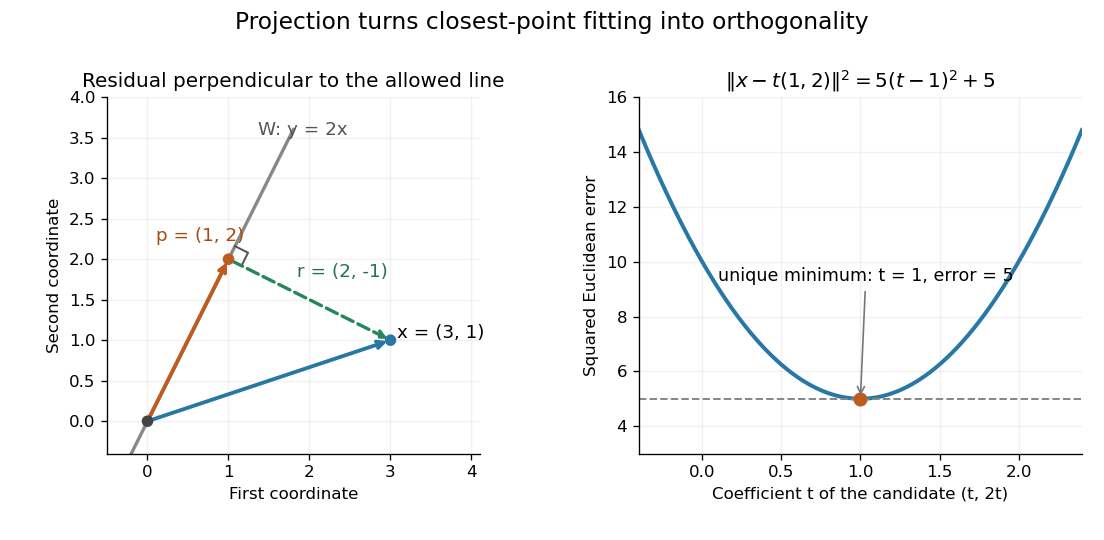

Source code (Python):
"""Original closest-point geometry and squared error; PNG basename to CWD."""
from pathlib import Path

import matplotlib.pyplot as plt
import numpy as np


def main():
    fig, axes = plt.subplots(1, 2, figsize=(9.2, 4.5), dpi=120)
    fig.patch.set_facecolor("white")
    ax = axes[0]
    x = np.array([3., 1.])
    p = np.array([1., 2.])
    t = np.linspace(-.2, 1.8, 101)
    ax.plot(t, 2*t, color="#888888", lw=2)
    for endpoint, color in [(x, "#2878a5"), (p, "#c05b20")]:
        ax.annotate("", endpoint, xytext=(0, 0),
                    arrowprops={"arrowstyle": "->", "lw": 2.3,
                                "color": color})
    ax.annotate("", x, xytext=p,
                arrowprops={"arrowstyle": "->", "lw": 2,
                            "linestyle": "--", "color": "#28865b"})
    a = np.array([1., 2.])/np.sqrt(5)*.18
    b = np.array([2., -1.])/np.sqrt(5)*.18
    square = np.array([p+a, p+a+b, p+b])
    ax.plot(square[:, 0], square[:, 1], color="#555555", lw=1.2)
    ax.scatter([0, p[0], x[0]], [0, p[1], x[1]], s=35,
               color=["#444444", "#c05b20", "#2878a5"], zorder=4)
    ax.text(3.08, 1.03, "x = (3, 1)", fontsize=11)
    ax.text(.1, 2.23, "p = (1, 2)", fontsize=11, color="#a74a12")
    ax.text(1.85, 1.78, "r = (2, -1)", fontsize=11, color="#22734d")
    ax.text(1.36, 3.53, "W: y = 2x", fontsize=11, color="#555555")
    ax.set_xlim(-.5, 4.1)
    ax.set_ylim(-.4, 4)
    ax.set_aspect("equal")
    ax.set_title("Residual perpendicular to the allowed line", fontsize=12)
    ax.set_xlabel("First coordinate")
    ax.set_ylabel("Second coordinate")
    ax = axes[1]
    t = np.linspace(-.4, 2.4, 501)
    error = (3-t)**2+(1-2*t)**2
    ax.plot(t, error, color="#2878a5", lw=2.4)
    ax.axhline(5, color="#888888", ls="--", lw=1.2)
    ax.scatter([1], [5], s=55, color="#c05b20", zorder=3)
    ax.annotate("unique minimum: t = 1, error = 5", (1, 5),
                xytext=(.1, 9.3), fontsize=10.5,
                arrowprops={"arrowstyle": "->", "color": "#777777"})
    ax.set_xlim(-.4, 2.4)
    ax.set_ylim(3, 16)
    ax.set_xlabel("Coefficient t of the candidate (t, 2t)")
    ax.set_ylabel("Squared Euclidean error")
    ax.set_title(r"$\|x-t(1,2)\|^2=5(t-1)^2+5$", fontsize=12)
    for ax in axes:
        ax.grid(alpha=.17)
        ax.spines[["top", "right"]].set_visible(False)
    fig.suptitle("Projection turns closest-point fitting into orthogonality",
                 fontsize=14, y=.98)
    fig.subplots_adjust(left=.065, right=.98, top=.82, bottom=.16, wspace=.28)
    fig.savefig(Path.cwd()/Path(__file__).with_suffix(".png").name,
                facecolor="white", transparent=False)
    plt.close(fig)


if __name__ == "__main__":
    main()
